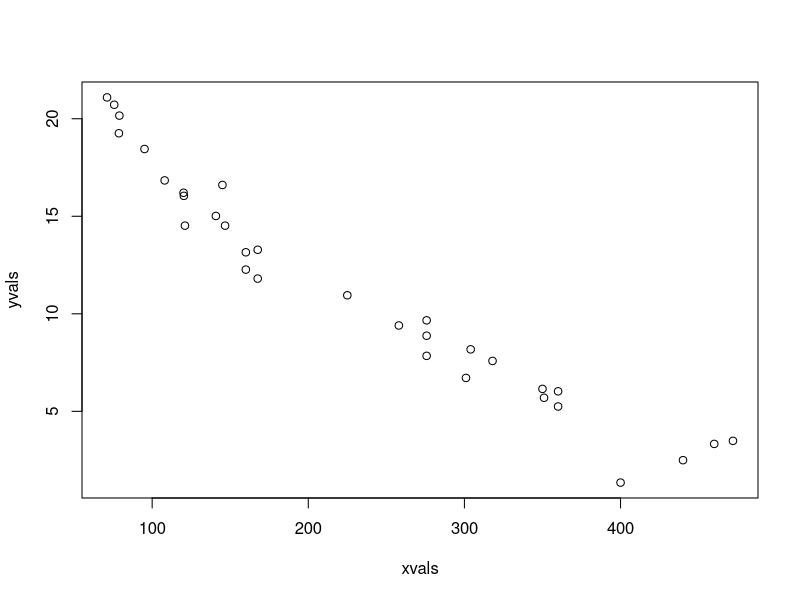
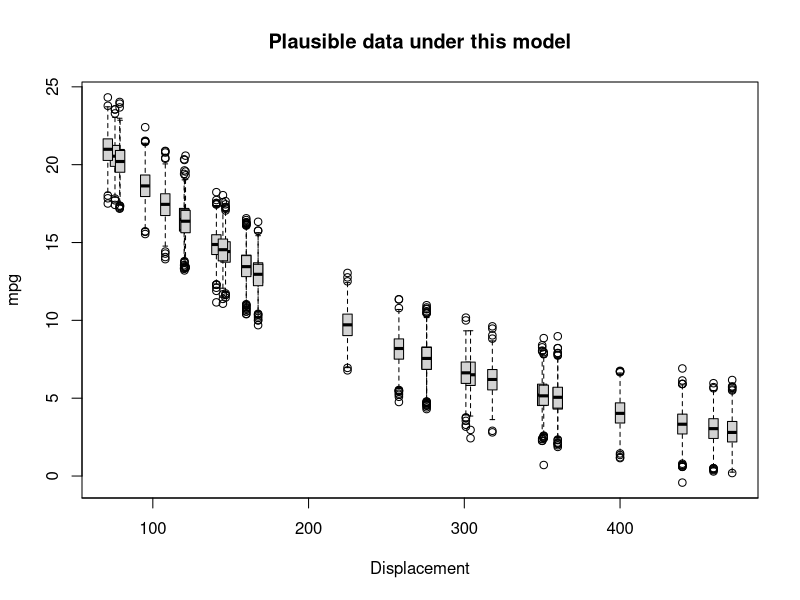
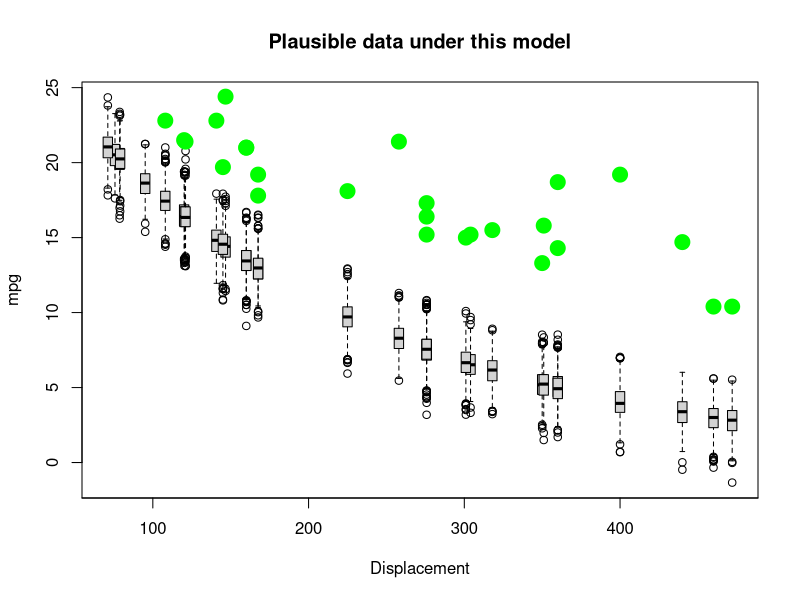
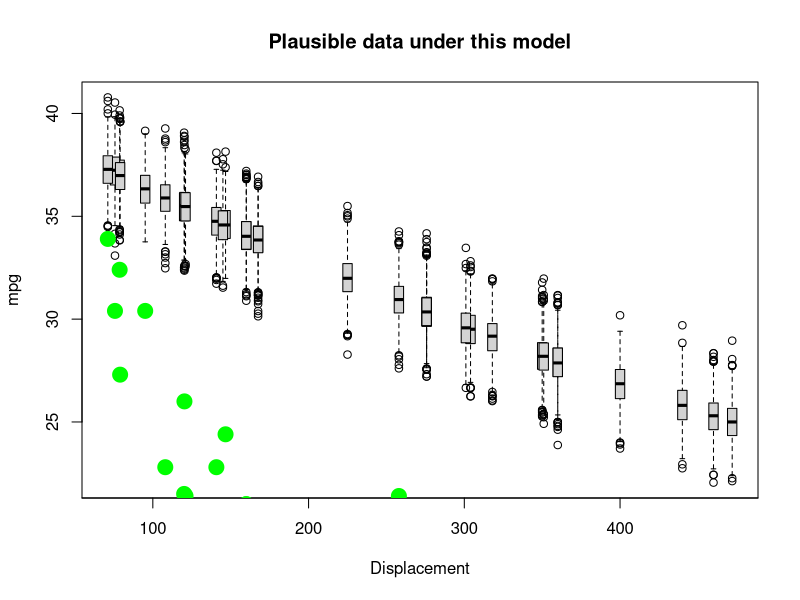
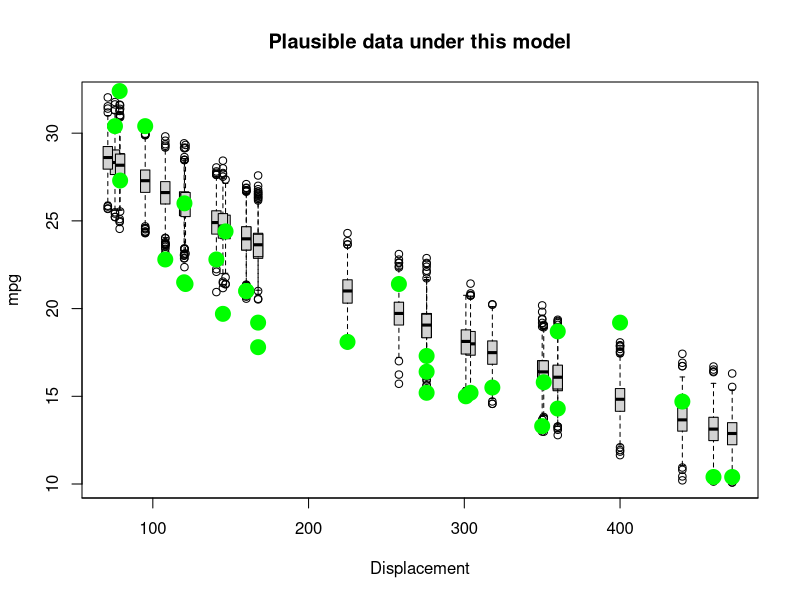
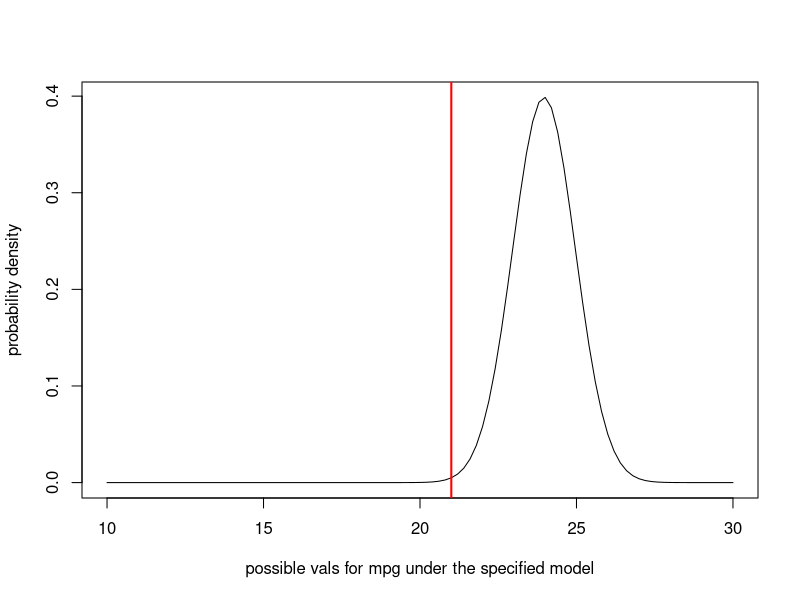
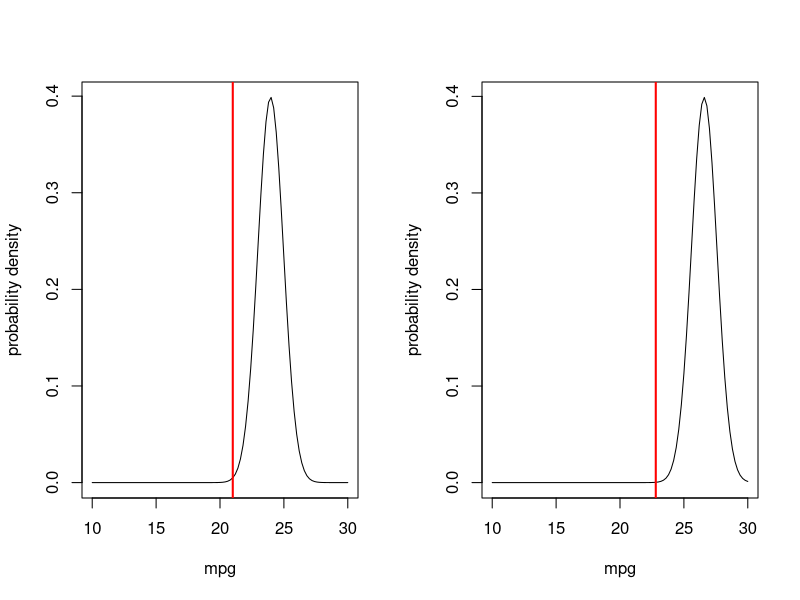
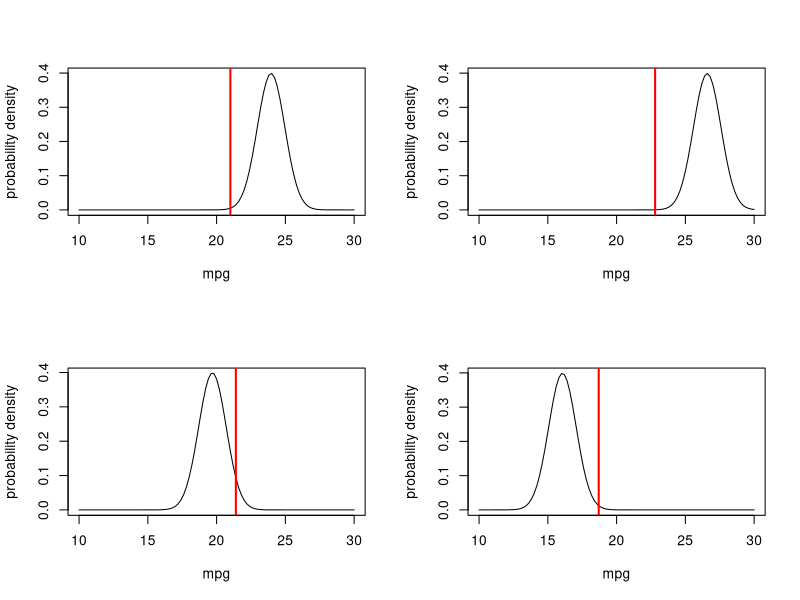

Generate these figures, in order, with R:

############################################################
####                                                    ####  
####  NRES 746, Lecture 4                               ####
####                                                    ####
####  Kevin Shoemaker                                   #### 
####  University of Nevada, Reno                        ####
####                                                    #### 
############################################################


############################################################
####  Likelihood                                        ####
####     Assessing the probability of the data          ####
####     under a known data-generating model            ####
############################################################



#########
# try an exponential model

Deterministic_component <- function(xvals,a,b){
  yexp <- a*exp(b*xvals)        # deterministic exponential decay (assuming b is negative)
  return(yexp)
}

DataGenerator_exp <- function(xvals,params){
  yexp <- Deterministic_component(xvals,params$a,params$b)  # get signal
  yvals <- rnorm(length(yexp),yexp,sqrt(params$c))     # add noise
  return(yvals)
}



###########
# generate data under an assumed process model

xvals=mtcars$disp    # xvals same as data (this is a "fixed effect", so there is no random component here- we can't really "sample" x values)
params <- list()  
params$a=30             # set model parameters arbitrarily (eyeballing to the data)
params$b=-0.005   # = 1/200
params$c=1

yvals <- DataGenerator_exp(xvals,params)

plot(yvals~xvals)      # plot the simulated data



##########
# assess goodness-of-fit of a known data-generating model

PlotRangeOfPlausibleData <- function(xvals,params,reps){ 
  samplesize <- length(xvals)
  results <- array(0,dim=c(samplesize,reps))   # storage array for results
  for(i in 1:reps){
    yvals <- DataGenerator_exp(xvals,params)
    results[,i] <- yvals
  }
      # now make a boxplot of the results
  boxplot(lapply(1:nrow(results), function(i) results[i,]),at=xvals, xaxt="n",main="Plausible data under this model",ylab="mpg",xlab="Displacement",boxwex=6)
  cleanseq <- (seq(0,max(round(xvals/100)),length=(max(round(xvals/100)))+1))*100
  axis(1,at=cleanseq,labels = cleanseq)    # label the x axis properly
  
}


reps <- 1000    # number of replicate datasets to generate

PlotRangeOfPlausibleData(xvals,params,reps)    # run the function to visualize the range of data that could be produced under this model


############
# finally, overlay the real data to evaluate goodness of fit!

real_yvals <- mtcars$mpg
PlotRangeOfPlausibleData(xvals,params,reps)
points(xvals,real_yvals,pch=20,cex=3,col="green")


##########
# now change the parameters and see if the data fit to the model

params$a=40       # was 30
params$b=-0.001   # was 0.005

    
PlotRangeOfPlausibleData(xvals,params,reps)
points(xvals,real_yvals,pch=20,cex=3,col="green")    # overlay the real data


#######
# try again- select a new set of parameters

params$a=33       # was 40
params$b=-0.002   # was 0.001

    
PlotRangeOfPlausibleData(xvals,params,reps)
points(xvals,real_yvals,pch=20,cex=3,col="green")    # overlay the real data


#############
# Work with likelihood!

obs.data <- mtcars[1,c("mpg","disp")]    # for simplicity, consider only the first observation
obs.data


############
# "best fit" parameters from above
############

params <- list()    # set up empty list to store parameters
params$a=33            # fill the list with the "best fit" parameter set from above    
params$b=-0.002   
params$c=1

params

expected_val <- Deterministic_component(obs.data$disp,params$a,params$b)   
expected_val      # expected mpg for the first observation in the "mtcars" dataset


###########
# Visualize the likelihood of this single observation. 

mean = expected_val   # expected (mean) value for this observation, given the "known" data generating model
stdev = sqrt(params$c)    # standard deviation

curve(dnorm(x,mean,stdev),10,30,xlab="possible vals for mpg under the specified model",ylab="probability density")   # probability of all plausible mpg values under the data generating model.  
abline(v=obs.data$mpg,col="red",lwd=2)    # overlay the observed data


###########
# compute the likelihood of the first observation

likelihood = dnorm(obs.data$mpg,mean,stdev)
likelihood


###########
# Visualize the likelihood of two observations. 

obs.data <- mtcars[c(1,3),c("mpg","disp")]
obs.data

par(mfrow=c(1,2))  # set up graphics!

for(i in 1:nrow(obs.data)){
  curve(dnorm(x,Deterministic_component(obs.data$disp[i],params$a,params$b),sqrt(params$c)),10,30,xlab="mpg",ylab="probability density")   # probability density
  abline(v=obs.data$mpg[i],col="red",lwd=2)
}


##########
# compute the likelihood of observing BOTH data points

Likelihood <- dnorm(obs.data$mpg[1],Deterministic_component(obs.data$disp[1],params$a,params$b),sqrt(params$c)) *
              dnorm(obs.data$mpg[2],Deterministic_component(obs.data$disp[2],params$a,params$b),sqrt(params$c))  
Likelihood


##############
# and now... four observations!

obs.data <- mtcars[c(1,3,4,5),c("mpg","disp")]
obs.data

par(mfrow=c(2,2))  # set up graphics!

for(i in 1:nrow(obs.data)){
  curve(dnorm(x,Deterministic_component(obs.data$disp[i],params$a,params$b),sqrt(params$c)),10,30,xlab="mpg",ylab="probability density")   # probability density
  abline(v=obs.data$mpg[i],col="red",lwd=2)
}



##########
# compute the likelihood of observing all four data points

Likelihood <- 1     # initialize the likelihood
for(i in 1:nrow(obs.data)){
  Likelihood <- Likelihood * dnorm(obs.data$mpg[i],Deterministic_component(obs.data$disp[i],params$a,params$b),sqrt(params$c))
}
Likelihood


# Alternatively, we can use the "prod" function in R

Likelihood <- prod(dnorm(obs.data$mpg,Deterministic_component(obs.data$disp,params$a,params$b),sqrt(params$c)))
Likelihood


##########
# Finally, compute the likelihood of ALL data points in the entire data set, using the "prod()" function

full.data <- mtcars[,c("mpg","disp")]
Likelihood <- prod(dnorm(full.data$mpg,Deterministic_component(full.data$disp,params$a,params$b),sqrt(params$c)))
Likelihood


##########
# Compute the log-likelihood (much easier to work with!)

Log.Likelihood <- sum(dnorm(full.data$mpg,Deterministic_component(full.data$disp,params$a,params$b),sqrt(params$c),log=TRUE)) 
Log.Likelihood  
exp(Log.Likelihood)   # we can convert back to likelihood if we want...


##########
# Example likelihood function!

# Arguments:
#   params: bundled vector of free parameters for the known data-generating model
#   df: a data frame that holds the observed data
#   yvar: the name of the response variable (ancillary)
#   xvar: the name of the predictor variable (ancillary)

LogLikFunction <- function(params,df,yvar,xvar){
  LogLik <- sum(dnorm(df[,yvar],Deterministic_component(df[,xvar],params['a'],params['b']),sqrt(params['c']),log=TRUE))
  return(LogLik)
}
LogLikFunction(unlist(params),df=mtcars,yvar="mpg",xvar="disp")


############
# Use numerical optimization methods to identify the maximum likelihood estimate (and the likelihood at the MLE)

MLE <- optim(fn=LogLikFunction,par=unlist(params),df=mtcars,yvar="mpg",xvar="disp",control=list(fnscale=-1))  # note, the control param is set so that "optim" maximizes rather than minimizes the Log-likelihood. 


MLE$par   # maximum likelihood parameter estimates


MLE$value   # log likelihood for the best model


##############
# visualize goodness-of-fit for the best model

bestParams <- as.list(MLE$par)   # extract the MLE parameter vals

xvals <- mtcars$disp
yvals <- mtcars$mpg
PlotRangeOfPlausibleData(xvals,bestParams,1000)
points(xvals,yvals,pch=20,cex=3,col="green")


##############
# Visualize a "slice" of the likeihood function

upperval <- -1/1000
lowerval <- -1/200
allvals <- seq(lowerval,upperval,length=1000)
likelihood_slice <- numeric(1000)   # set up storage vector! 
newParams <- bestParams 
for(i in c(1:length(allvals))){
  newParams$b <- allvals[i]
  likelihood_slice[i] <- exp(LogLikFunction(unlist(newParams),mtcars,"mpg","disp"))    # get the data likelihood across slice of parameter space
}

plot(allvals,likelihood_slice,type="l",main="Likelihood Slice",xlab="Parameter Slice for \'b\'",ylab="Likelihood")


#################
# Work with log-likelihood instead...

upperval <- -1/1000
lowerval <- -1/200
allvals <- seq(lowerval,upperval,length=1000)
loglikelihood_slice <- numeric(1000)   # set up storage vector! 
newParams <- bestParams 
for(i in c(1:length(allvals))){
  newParams$b <- allvals[i]
  loglikelihood_slice[i] <- LogLikFunction(unlist(newParams),mtcars,"mpg","disp")    # get the data likelihood across slice of parameter space
}

plot(allvals,loglikelihood_slice,type="l",main="Log Likelihood Slice",xlab="Parameter Slice for \'b\'",ylab="Log-Likelihood")


###########
# zoom in closer to the MLE

upperval <- -1/550
lowerval <- -1/350
allvals <- seq(lowerval,upperval,length=1000)
loglikelihood_slice <- numeric(1000)   # set up storage vector! 
newParams <- bestParams 
for(i in c(1:length(allvals))){
  newParams$b <- allvals[i]
  loglikelihood_slice[i] <- LogLikFunction(unlist(newParams),mtcars,"mpg","disp")    # get the data likelihood across slice of parameter space
}

plot(allvals,loglikelihood_slice,type="l",main="Log Likelihood Slice",xlab="Parameter Slice for \'b\'",ylab="Log-Likelihood")


##############
# what parameter values are within 2 log likelihood units of the best value?

bestVal <- bestParams$b
bestVal



plot(allvals,loglikelihood_slice,type="l",main="Log Likelihood Slice",xlab="Parameter Slice for \'b\'",ylab="Log-Likelihood")
abline(v=bestVal,lwd=3,col="blue")
abline(h=(MLE$value-2))


##############
# Generate an approximate 95% confidence interval for the "b" parameter

reasonable_parameter_values <- allvals[loglikelihood_slice>=(MLE$value-2)]
min(reasonable_parameter_values)
max(reasonable_parameter_values)
plot(allvals,loglikelihood_slice,type="l",main="Log Likelihood slice",xlab="Parameter Slice for \'b\'",ylab="Log-Likelihood")
abline(v=bestVal,lwd=3,col="blue")
abline(h=(MLE$value-2),lty=2)
abline(v=min(reasonable_parameter_values),lwd=1,col="blue")
abline(v=max(reasonable_parameter_values),lwd=1,col="blue")


###############
# A better confidence interval, using the likelihood "profile"


##########
# first, visualize the likelihood surface in 2 dimensions

upperval_b <- -1/800
lowerval_b <- -1/300

upperval_a <- 50
lowerval_a <- 5

allvals_a <- seq(lowerval_a,upperval_a,length=500)
allvals_b <- seq(lowerval_b,upperval_b,length=500)

loglikelihood_surface <- matrix(0,nrow=500,ncol=500)   # set up storage matrix! 

newParams <- bestParams 
for(i in 1:length(allvals_a)){  # loop through possible a params
  newParams$a <- allvals_a[i]
  for(j in 1:length(allvals_b)){    # loop through possible b params
    newParams$b <- allvals_b[j]
    loglikelihood_surface[i,j] <- LogLikFunction(unlist(newParams),mtcars,"mpg","disp")    # get the data likelihood across slice of parameter space
  }
}

image(x=allvals_a,y=allvals_b,z=loglikelihood_surface,zlim=c(-100,-75),col=topo.colors(12))


##########
# add a contour line, assuming deviances follow a chi-squared distribution

conf95 <- qchisq(0.95,2)/2  # this evaluates to around 3. Since we are varying freely across 2 dimensions, we use chisq with 2 degrees of freedom
image(x=allvals_a,y=allvals_b,z=loglikelihood_surface,zlim=c(-100,-75),col=topo.colors(12))
contour(x=allvals_a,y=allvals_b,z=loglikelihood_surface,levels=(MLE$value-conf95),add=TRUE,lwd=3,col=gray(0.3))


#############
# visualize likelhood profile!

              ### A parameter
profile_A <- apply(loglikelihood_surface,1,max)
reasonable_parameter_values_A <- allvals_a[profile_A >=(MLE$value-qchisq(0.95,1)/2)]
min(reasonable_parameter_values_A)
max(reasonable_parameter_values_A)
plot(allvals_a,profile_A,type="l",main="Log Likelihood profile",xlab="Parameter Slice for \'a\'",ylab="Log-Likelihood")
abline(v=MLE$par["a"],lwd=3,col="blue")
abline(v=min(reasonable_parameter_values_A),lwd=1,col="blue")
abline(v=max(reasonable_parameter_values_A),lwd=1,col="blue")


############
# profile for the b parameter... 

profile_B <- apply(loglikelihood_surface,2,max)
reasonable_parameter_values_B <- allvals_b[profile_B >=(MLE$value-qchisq(0.95,1)/2)]
min(reasonable_parameter_values_B)
max(reasonable_parameter_values_B)
plot(allvals_b,profile_B,type="l",main="Log Likelihood profile",xlab="Parameter Slice for \'b\'",ylab="Log-Likelihood")
abline(v=MLE$par["b"],lwd=3,col="blue")
abline(v=min(reasonable_parameter_values_B),lwd=1,col="blue")
abline(v=max(reasonable_parameter_values_B),lwd=1,col="blue")


###############
# demo: likelihood ratio test

curve(dchisq(x,2),0,10,ylab="probability density",xlab="x", main="Chi-Squared distribution, df=2")


curve(dchisq(x,2),0,10,ylab="probability density",xlab="x", main="Chi-Squared distribution, df=2")
abline(v=qchisq(0.95,2),col="red",lwd=2)


curve(dchisq(x,1),0,5,ylab="probability density",xlab="x", main="Chi-Squared distribution, df=1")
abline(v=qchisq(0.95,1),col="red",lwd=2)
